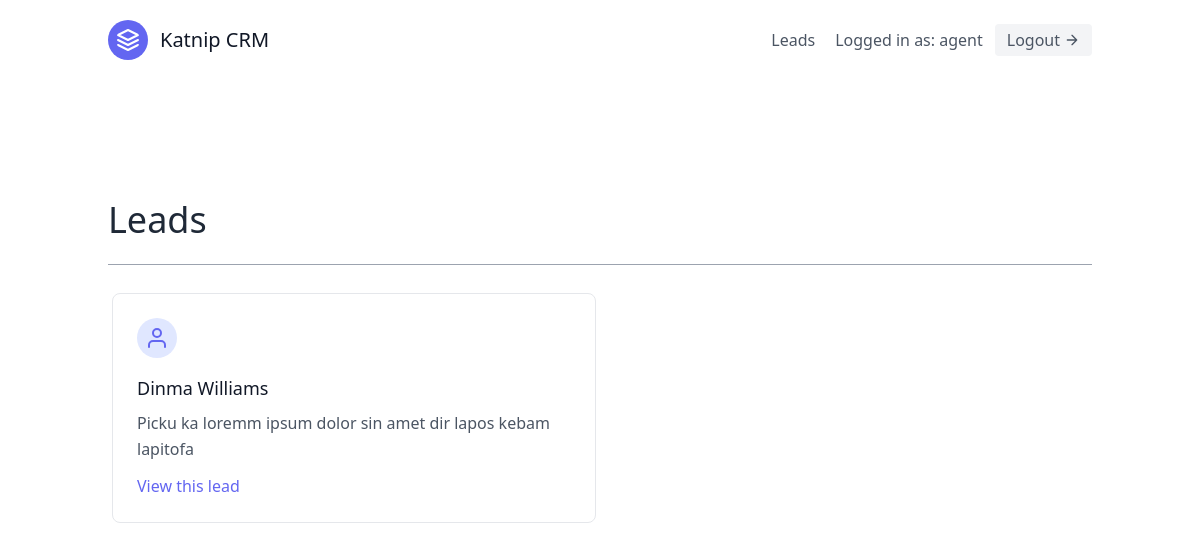
Page /leads/ (signed in) on the committed database.
### leads/models.py (models this page shows, shortened)
class User(AbstractUser):
    is_organiser = models.BooleanField(default=True)
    is_agent = models.BooleanField(default=False)

class Lead(models.Model):
    first_name = models.CharField(max_length=20)
    last_name = models.CharField(max_length=20)
    notes = models.TextField(default="")
    age = models.IntegerField(default=0)
    agent = models.ForeignKey(
        "Agent", on_delete=models.SET_NULL, null=True, blank=True
    )
    organisation = models.ForeignKey(
        UserProfile, on_delete=models.CASCADE
    )

### leads/views.py (the view)
# urls.py: path("", LeadListView.as_view(), name="lead-list"),
class LeadListView(LoginRequiredMixin, ListView):
    template_name = 'leads/lead_list.html'
    context_object_name = 'leads'
    def get_queryset(self):
        user = self.request.user
        if user.is_organiser:
            queryset = Lead.objects.filter(organisation=user.userprofile)
        else:
            queryset = Lead.objects.filter(organisation=user.agent.organisation)
            queryset = queryset.filter(agent__user=user)
        return queryset

### leads/templates/leads/lead_list.html (shortened to what this page needs)
{% extends "base.html" %}
{% block content %}
<section class="text-gray-600 body-font">
  <div class="container px-5 py-24 mx-auto flex flex-wrap">
    <div class="w-full mb-6 py-6 flex justify-between items-center border-b border-gray-400">
      <div>
        <h1 class="text-4xl text-gray-800">Leads</h1>
      </div>
    </div>
    <div class="flex flex-wrap mx-auto w-full">
        {% for lead in leads %}
        <div class="xl:w-1/3 md:w-1/2">
            <div class="border border-gray-200 p-6 m-1 rounded-lg">
                <div class="w-10 h-10 inline-flex items-center justify-center rounded-full bg-indigo-100 text-indigo-500 mb-4">
                    <svg fill="none" stroke="currentColor" stroke-linecap="round" stroke-linejoin="round" stroke-width="2" class="w-6 h-6" viewBox="0 0 24 24">
                        <path d="M20 21v-2a4 4 0 00-4-4H8a4 4 0 00-4 4v2"></path>
                        <circle cx="12" cy="7" r="4"></circle>
                    </svg>
                </div>
                <h2 class="text-lg text-gray-900 font-medium title-font mb-2">{{ lead.first_name }} {{ lead.last_name }}</h2>
                <p class="leading-relaxed text-base break-words">{{ lead.notes }}</p>
                <a href="{% url 'leads:lead-detail' lead.pk %}" class="mt-3 text-indigo-500 inline-flex items-center">
                  View this lead
                </a>
            </div>
        </div>
        {%endfor %}
    </div>
  </div>
</section>
{% endblock content %}

### templates/navbar.html (shortened to what this page needs)
<header class="text-gray-600 body-font">
  <div class="container mx-auto flex flex-wrap p-5 flex-col md:flex-row items-center">
    <a href="{% url 'landing_page' %}" class="flex title-font font-medium items-center text-gray-900 mb-4 md:mb-0">
      <svg xmlns="http://www.w3.org/2000/svg" fill="none" stroke="currentColor" stroke-linecap="round"
        stroke-linejoin="round" stroke-width="2" class="w-10 h-10 text-white p-2 bg-indigo-500 rounded-full"
        viewBox="0 0 24 24">
        <path d="M12 2L2 7l10 5 10-5-10-5zM2 17l10 5 10-5M2 12l10 5 10-5"></path>
      </svg>
      <span class="ml-3 text-xl">Katnip CRM</span>
    </a>
    <nav class="md:ml-auto flex flex-wrap items-center text-base justify-center">
      {% if not request.user.is_authenticated %}
        <a href="{% url 'signup' %}" class="mr-5 hover:text-gray-900">Sign Up</a>
      {% else %}
      <a href="{% url 'leads:lead-list' %}" class="mr-5 hover:text-gray-900">Leads</a>
      {% endif %}
    </nav>
    {% if request.user.is_authenticated %}
      Logged in as:  {{ request.user.username }}
      <a href="{% url 'logout' %}"
        class="ml-3 inline-flex items-center bg-gray-100 border-0 py-1 px-3 focus:outline-none hover:bg-gray-200 rounded text-base mt-4 md:mt-0">Logout
        <svg fill="none" stroke="currentColor" stroke-linecap="round" stroke-linejoin="round" stroke-width="2"
          class="w-4 h-4 ml-1" viewBox="0 0 24 24">
          <path d="M5 12h14M12 5l7 7-7 7"></path>
        </svg>
      </a>
    {% endif %}
  </div>
</header>

### rows in the picture
User: user.username "agent"
Lead: first_name "Dinma", last_name "Williams", notes "Picku ka loremm ipsum dolor sin amet dir lapos kebam lapitofa"
